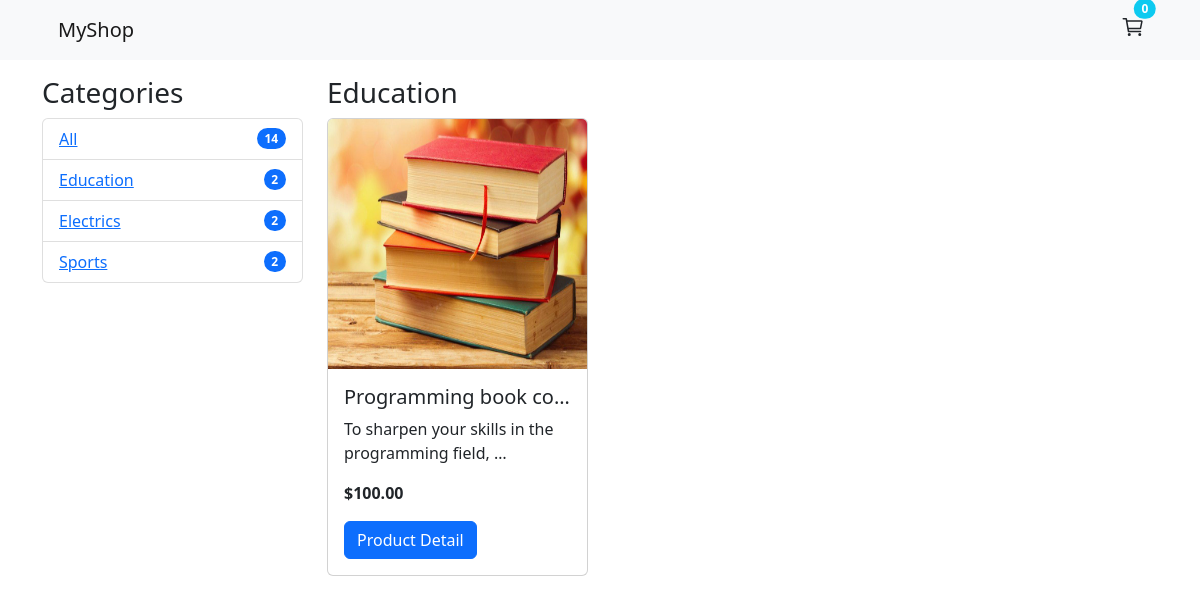
The app's page /education/ with its own data.
### shop/models.py (models this page shows, shortened)
class Category(models.Model):
    name = models.CharField(max_length=200, db_index=True)
    slug = models.SlugField(max_length=200, unique=True)
    class Meta:
        ordering = ("name", )
        verbose_name = 'category'
        verbose_name_plural = "categories"
    def get_absolute_url(self):
        return reverse("shop:product_list_by_category", args=[self.slug])

class Product(models.Model):
    category = models.ForeignKey(Category, related_name="products", on_delete=models.CASCADE)
    name = models.CharField(max_length=200, db_index=True)
    slug = models.SlugField(max_length=200, db_index=True)
    image = models.ImageField(upload_to="products/%Y/%m/%d", blank=True)
    description = models.TextField(blank=True)
    price = models.DecimalField(max_digits=10, decimal_places=2)
    available = models.BooleanField(default=True)
    created = models.DateTimeField(auto_now_add=True)
    updated = models.DateTimeField(auto_now=True)
    class Meta:
        ordering = ("name", )
        index_together = (("id", "slug"), )
    def get_absolute_url(self):
        return reverse("shop:product_detail", args=[self.id, self.slug])

### shop/views.py (the view)
# urls.py: path("", views.product_list, name="product-list"),
def product_list(request, category_slug=None):
    category = None
    categories = Category.objects.all()
    products = Product.objects.filter(available=True)
    if category_slug:
        category = get_object_or_404(Category, slug=category_slug)
        products = products.filter(category=category)
    context = {
        "category" : category,
        "categories" : categories,
        "products" : products
    }
    return render(request, "shop/product/list.html", context)

### cart/cart.py (called while the page is built)
    def __len__(self):
        return sum(item["quantity"] for item in self.cart.values())

### cart/context_processors.py (called while the page is built)
def cart(request):
    return {"cart" : Cart(request)}

### shop/templates/shop/product/list.html (shortened to what this page needs)
{% extends 'base.html' %}
{% load static %}
{% block content %}
    <div class="row mt-3">
        <div class="col-lg-3">
            <h3>Categories</h3>
            <ul class="list-group">
                <li {% if not category %}class="selected list-group-item d-flex justify-content-between align-items-center" {% else %} class="list-group-item d-flex justify-content-between align-items-center" {% endif %}>
                  <a href="{% url 'shop:product-list' %}">All</a>
                  <span class="badge bg-primary rounded-pill">14</span>
                </li>
                {% for c in categories %}
                    <li {% if category.slug == c.slug %} class="selected list-group-item d-flex justify-content-between align-items-center" {% else %} class="list-group-item d-flex justify-content-between align-items-center" {% endif %}>
                        <a href="{{c.get_absolute_url}}">{{c.name}}</a>
                    <span class="badge bg-primary rounded-pill">2</span>
                    </li>
                {% endfor %}
            </ul>
        </div>
        <div class="col-lg-9">
            <h3>
                {% if category %} {{category.name}} {% else %} Products {% endif %}
            </h3>
            <div class="row">
                {% for product in products %}
                <div class="col-xl-4 col-lg-6 col-md-6">
                    <div class="card">
                        <img style="height: 250px;" src="{% if product.image %} {{product.image.url}} {% else %} {% static 'images/no_image.jpg' %} {% endif %}" class="card-img-top" alt="...">
                        <div class="card-body">
                          <h5 class="card-title">{{product.name|truncatechars:"20"}}</h5>
                          <p class="card-text">{{product.description|truncatechars:"50"}}</p>
                          <p class="card-text">
                              <b>${{product.price}}</b>
                          </p>
                          <a href="{{product.get_absolute_url}}" class="btn btn-primary">Product Detail</a>
                        </div>
                    </div>
                </div>
                {% empty %}
                <p class="alert alert-info text-center">There is not product in the stock</p>
                {% endfor %}
            </div>
        </div>
    </div>
{% endblock content %}

### records on screen
Category: name "Education"
Category: name "Electrics"
Category: name "Sports"
Product: image (picture), name "Programming book co…", description "To sharpen your skills in the programming field, …", price "100.00"
